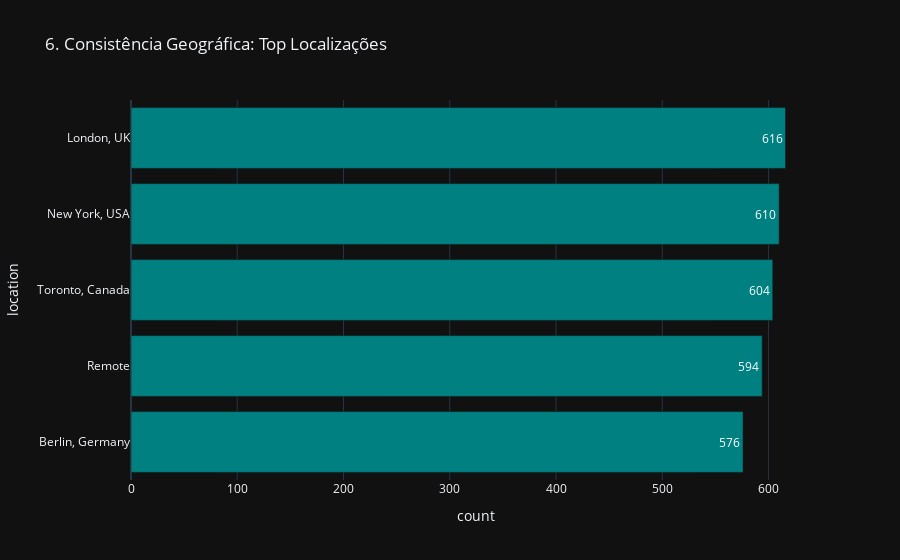

Notebook cell for this chart:
### Markdown cell above
## 6. Consistência Geográfica

### 6.1 Distribuição por Localização
Avalia a distribuição das vagas por localidade, permitindo identificar
concentração geográfica e padrões de preenchimento.

### Code cell
top_loc = df_raw.groupBy("location").count().orderBy(col("count").desc()).limit(10).toPandas()

fig7 = px.bar(top_loc, x='count', y='location', orientation='h',
              title='6. Consistência Geográfica: Top Localizações',
              color_discrete_sequence=['teal'], text_auto=True)
fig7.update_layout(yaxis={'categoryorder':'total ascending'})
fig7.show()

### Figure 1 — Plotly figure (JSON) as saved in the notebook; plotly's stock layout.template omitted (floating-point values rounded to 4 significant figures)
{"data": [{"hovertemplate": "count=%{x}<br>location=%{y}<extra></extra>", "legendgroup": "", "marker": {"color": "teal", "pattern": {"shape": ""}}, "name": "", "orientation": "h", "showlegend": false, "textposition": "auto", "texttemplate": "%{x}", "x": [616, 610, 604, 594, 576], "xaxis": "x", "y": ["London, UK", "New York, USA", "Toronto, Canada", "Remote", "Berlin, Germany"], "yaxis": "y", "type": "bar"}], "layout": {"xaxis": {"anchor": "y", "domain": [0.0, 1.0], "title": {"text": "count"}}, "yaxis": {"anchor": "x", "domain": [0.0, 1.0], "title": {"text": "location"}, "categoryorder": "total ascending"}, "legend": {"tracegroupgap": 0}, "title": {"text": "6. Consistência Geográfica: Top Localizações"}, "barmode": "relative"}}
